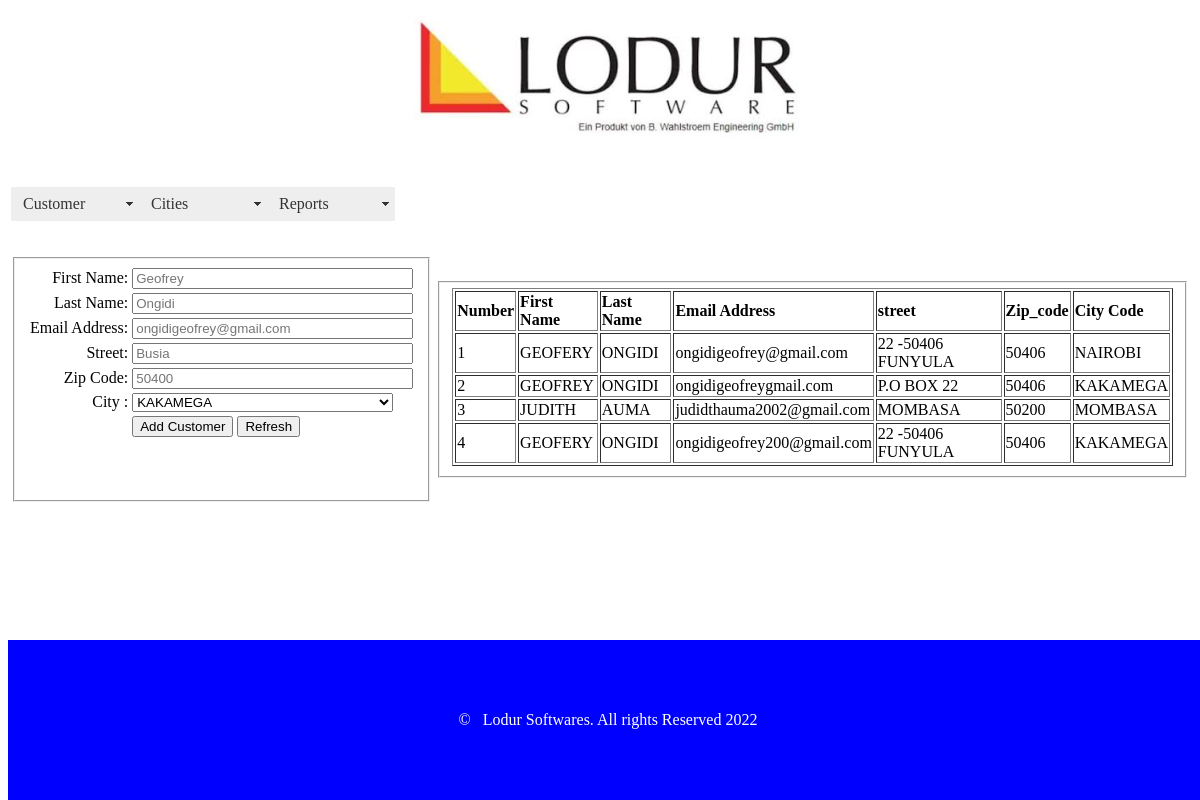
The page / on the database its author committed.
### tables this page shows
CREATE TABLE IF NOT EXISTS `customer` (
  `S/No` int(11) NOT NULL AUTO_INCREMENT,
  `FirstName` varchar(255) NOT NULL,
  `LastName` varchar(255) NOT NULL,
  `Email_address` varchar(255) NOT NULL,
  `street` varchar(255) NOT NULL,
  `Zip_code` varchar(255) NOT NULL,
  `City_Code` varchar(255) NOT NULL,
  PRIMARY KEY (`S/No`),
  UNIQUE KEY `Email_address_2` (`Email_address`),
  KEY `Zip_code` (`Zip_code`),
  KEY `Email_address` (`Email_address`)
);

### index.php (the view, shortened to what this page needs)
<?php require_once('Connections/conn.php'); ?>
<?php
$editFormAction = $_SERVER['PHP_SELF'];
if (isset($_SERVER['QUERY_STRING'])) {
  $editFormAction .= "?" . htmlentities($_SERVER['QUERY_STRING']);
}
$maxRows_Recordset1 = 10;
$pageNum_Recordset1 = 0;
$startRow_Recordset1 = $pageNum_Recordset1 * $maxRows_Recordset1;
$query_Recordset1 = "SELECT * FROM customer";
$query_limit_Recordset1 = sprintf("%s LIMIT %d, %d", $query_Recordset1, $startRow_Recordset1, $maxRows_Recordset1);
$Recordset1 = mysql_query($query_limit_Recordset1, $conn) or die(mysql_error());
$row_Recordset1 = mysql_fetch_assoc($Recordset1);
$query_Recordset2 = "SELECT City_Name FROM cities";
$Recordset2 = mysql_query($query_Recordset2, $conn) or die(mysql_error());
$row_Recordset2 = mysql_fetch_assoc($Recordset2);
?>
<!DOCTYPE html PUBLIC "-//W3C//DTD XHTML 1.0 Transitional//EN" "http://www.w3.org/TR/xhtml1/DTD/xhtml1-transitional.dtd">
<html xmlns="http://www.w3.org/1999/xhtml">
<head>
<link href="SpryAssets/SpryMenuBarHorizontal.css" rel="stylesheet" type="text/css" />
</head>
<body>
<header>
<table width="100%" border="0" style="margin-top:5px" >
  <tr>
    <td><center><img src="img/logo.PNG" alt="logo"/></center></td>
  </tr>
</table>
</header>
<nav>
<table width="100%" border="0" height="100px">
  <tr>
    <td><ul id="MenuBar1" class="MenuBarHorizontal">
      <li><a class="MenuBarItemSubmenu" href="#">Customer</a>
      </li>
      <li><a href="#" class="MenuBarItemSubmenu">Cities</a>
      </li>
      <li><a href="#" class="MenuBarItemSubmenu">Reports</a>
      </li>
    </ul></td>
  </tr>
</table>
</nav>
<table width="100%" border="0">
  <tr>
    <td><center>
    <fieldset>
      <form action="<?php echo $editFormAction; ?>" method="post" name="form1" id="form1">
        <table align="center">
          <tr valign="baseline">
            <td nowrap="nowrap" align="right">First Name:</td>
            <td><input type="text" name="FirstName" value="" size="32" required  placeholder="Geofrey"/></td>
          </tr>
          <tr valign="baseline">
            <td nowrap="nowrap" align="right">Last Name:</td>
            <td><input type="text"  name="LastName" value="" size="32" required placeholder="Ongidi"  /></td>
          </tr>
          <tr valign="baseline">
            <td nowrap="nowrap" align="right">Email Address:</td>
            <td><input type="email" name="Email_address" size="32" required placeholder="ongidigeofrey@gmail.com"/></td>
          </tr>
          <tr valign="baseline">
            <td nowrap="nowrap" align="right">Street:</td>
            <td><input type="text" name="street" value="" size="32"  required placeholder="Busia"/></td>
          </tr>
          <tr valign="baseline">
            <td nowrap="nowrap" align="right">Zip Code:</td>
            <td><input type="text" name="Zip_code" value="" size="32" required placeholder="50400"/></td>
          </tr>
          <tr valign="baseline">
            <td nowrap="nowrap" align="right">City :</td>
            <td><select name="City_Code" style="width:261px">
              <?php
do {
?>
              <option value="<?php echo $row_Recordset2['City_Name']?>"><?php echo $row_Recordset2['City_Name']?></option>
              <?php
} while ($row_Recordset2 = mysql_fetch_assoc($Recordset2));
?>
            </select></td>
          </tr>
          <tr valign="baseline">
            <td nowrap="nowrap" align="right">&nbsp;</td>
            <td><input type="submit" value="Add Customer" />  <input type="reset" name="Reset" id="button" value="Refresh" /></td>
          </tr>
        </table>
      </form>
      <p>&nbsp;</p>
    </fieldset>
    </center></td>
    <td><center>
     <fieldset>
       <table border="1" width="100%">
         <tr style="font-weight:bold">
           <td>Number</td>
           <td>First Name</td>
           <td>Last Name</td>
           <td>Email Address</td>
           <td>street</td>
           <td>Zip_code</td>
           <td>City Code</td>
         </tr>
         <?php
		 $counter=1;
		 do { ?>
           <tr style="text-transform:uppercase">
             <td><?php echo $counter; ?></td>
             <td><?php echo $row_Recordset1['FirstName']; ?></td>
             <td><?php echo $row_Recordset1['LastName']; ?></td>
             <td style="text-transform:lowercase"><?php echo $row_Recordset1['Email_address']; ?></td>
             <td><?php echo $row_Recordset1['street']; ?></td>
             <td><?php echo $row_Recordset1['Zip_code']; ?></td>
             <td><?php echo $row_Recordset1['City_Code']; ?></td>
           </tr>
           <?php
		   $counter++;
		    } while ($row_Recordset1 = mysql_fetch_assoc($Recordset1)); ?>
       </table>
     </fieldset>
    </center></td>
  </tr>
</table>
<table width="100%" height="20%" border="0" bgcolor="blue" style="bottom:0 ; position:fixed; margin:0" >
  <tr>
    <td><center><p style="color:white">&copy; &nbsp;&nbsp;Lodur Softwares. All rights Reserved <?php echo date("Y"); ?></p>
    </center></td>
  </tr>
</table>
</body>
</html>

### SpryAssets/SpryMenuBarHorizontal.css (style rules this page uses)
ul.MenuBarHorizontal { margin: 0; padding: 0; list-style-type: none; font-size: 100%; cursor: default; width: auto; }
ul.MenuBarHorizontal li { margin: 0; padding: 0; list-style-type: none; font-size: 100%; position: relative; text-align: left; cursor: pointer; width: 8em; float: left; }
ul.MenuBarHorizontal a { display: block; cursor: pointer; background-color: #EEE; padding: 0.5em 0.75em; color: #333; text-decoration: none; }
ul.MenuBarHorizontal a.MenuBarItemSubmenu { background-image: url(SpryMenuBarDown.gif); background-repeat: no-repeat; background-position: 95% 50%; }

### rows shown on the page
customer: FirstName "GEOFERY", LastName "ONGIDI", Email_address "ongidigeofrey@gmail.com", street "22 -50406 FUNYULA", Zip_code "50406", City_Code "NAIROBI"
customer: FirstName "GEOFREY", LastName "ONGIDI", Email_address "ongidigeofreygmail.com", street "P.O BOX 22", Zip_code "50406", City_Code "KAKAMEGA"
customer: FirstName "JUDITH", LastName "AUMA", Email_address "judidthauma2002@gmail.com", street "MOMBASA", Zip_code "50200", City_Code "MOMBASA"
customer: FirstName "GEOFERY", LastName "ONGIDI", Email_address "ongidigeofrey200@gmail.com", street "22 -50406 FUNYULA", Zip_code "50406", City_Code "KAKAMEGA"

### other values the page prints
form field City_Code "KAKAMEGA"
